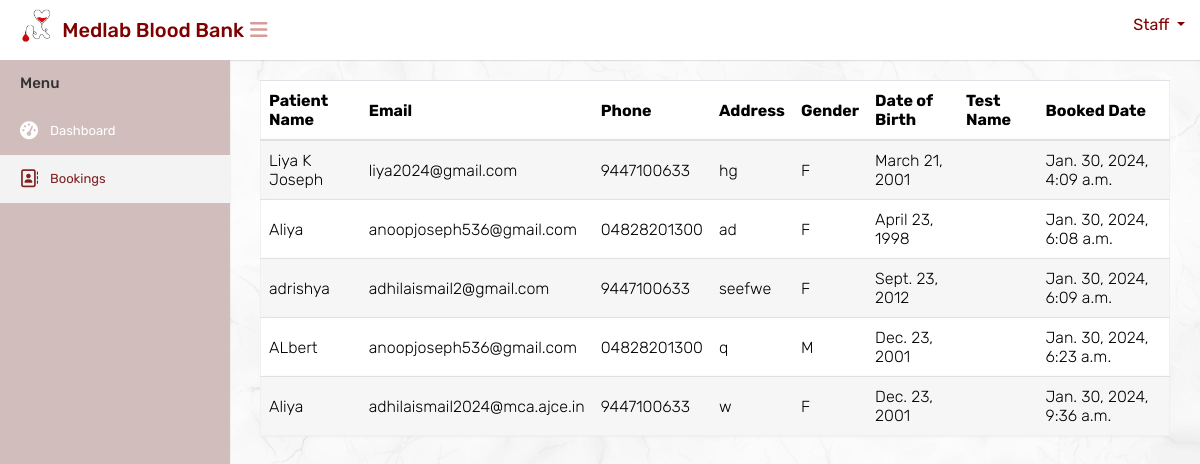
Page /labtestbookings on the earlier database version.
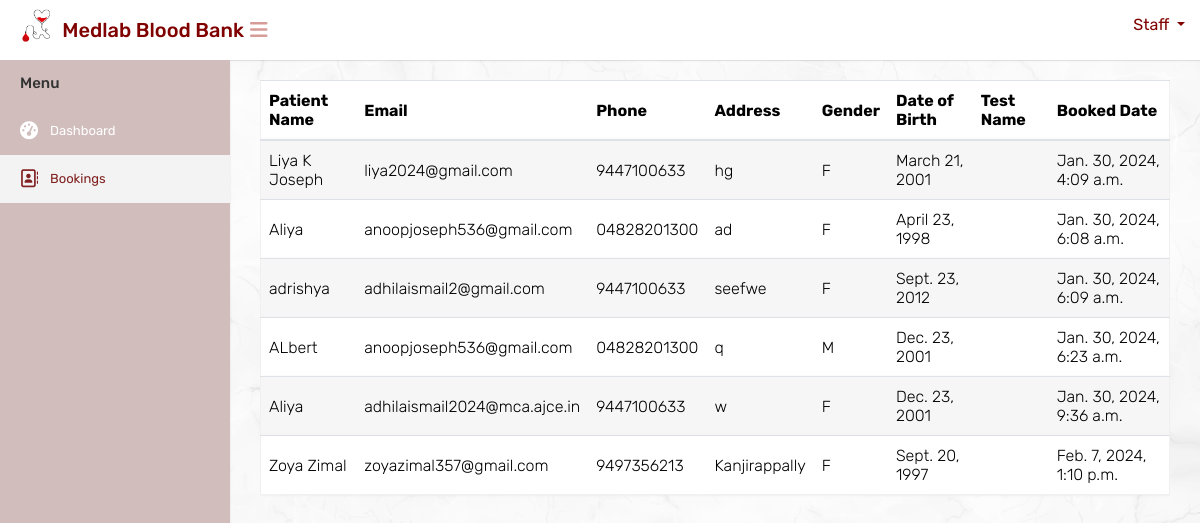
Same page on the later database version.
### website/models.py (models this page shows, shortened)
class Booking(models.Model):
    patient = models.ForeignKey(Patient, on_delete=models.CASCADE)
    booked_date = models.DateTimeField(auto_now_add=True)

class Patient(models.Model):
    full_name = models.CharField(max_length=255)
    email = models.EmailField()
    phone = models.CharField(max_length=15)
    address = models.TextField()
    gender = models.CharField(max_length=1, choices=[('M', 'Male'), ('F', 'Female'), ('O', 'Other')])
    date_of_birth = models.DateField()
    selected_test = models.ForeignKey(LaboratoryTest, on_delete=models.SET_NULL, null=True, blank=True)

### website/views.py (the view)
# urls.py: path('labtestbookings',views.labtestbookings, name='labtestbookings'),
def labtestbookings(request):
    appointments = Booking.objects.all()
    test_name= Patient.objects
    context = {'appointments': appointments}
    return render(request, 'labstaff/viewbookings.html', context)

### templates/labstaff/viewbookings.html (shortened to what this page needs)
{% load static %}
<html lang="en">
<head>
    <link rel="stylesheet" type="text/css" href="{% static 'mainuser/css/bootstrap.min.css' %}">
    <link rel="stylesheet" type="text/css" href="{% static 'mainuser/css/font-awesome.min.css' %}">
    <link rel="stylesheet" type="text/css" href="{% static 'mainuser/css/select2.min.css' %}">
    <link rel="stylesheet" type="text/css" href="{% static 'mainuser/css/style.css' %}">
</head>
<body>
    <div class="main-wrapper">
        <div class="header" style="background-color:white;height:60px;">
			<div class="header-left">
				<a href="{% url 'adminindex' %}" class="logo" style="color: black;">
					<img src="{% static 'mainuser/img/logocopy.png' %}" width="75" height="40" alt="" style="margin-left:15px"> <span style="color: maroon;font-size: 20px;margin-top:10px; margin-left:-10px;white-space: nowrap;">Medlab Blood Bank</span>
				</a>
			</div>
			<a id="toggle_btn" href="javascript:void(0);" style="color:#d69c98;margin-top:20px;margin-left:10px;"><i class="fa fa-bars"></i></a>
            <ul class="nav user-menu float-right">
                <li class="nav-item dropdown has-arrow">
                    <a href="#" class="dropdown-toggle nav-link user-link" data-toggle="dropdown"style="color:maroon">
						<span style="color:maroon;">Staff</span>
                    </a>
                </li>
            </ul>
        </div>
        <div class="sidebar" id="sidebar">
            <div class="sidebar-inner slimscroll">
                <div id="sidebar-menu" class="sidebar-menu">
                    <ul>
                        <li class="menu-title">Menu</li>
                        <li>
                            <a href="{% url 'labstaffindex' %}"><i class="fa fa-dashboard"></i> <span>Dashboard</span></a>
                        </li>
						<li  class="active">
                            <a href="{% url 'labtestbookings' %}"><i class="fa fa-address-book-o"></i> <span>Bookings</span></a>
                        </li>
                    </ul>
                </div>
            </div>
        </div>
        <div class="page-wrapper">
            <div class="content">
                <div class="row">
                    <div class="col-md-12">
                        <div class="table-responsive">
                            <table class="table table-striped custom-table">
                                <thead>
                                    <tr>
                                        <th>Patient Name</th>
                                        <th>Email</th>
                                        <th>Phone</th>
                                        <th>Address</th>
                                        <th>Gender</th>
                                        <th>Date of Birth</th>
                                        <th>Test Name</th>
                                        <th>Booked Date</th>
                                    </tr>
                                </thead>
                                <tbody>
                                    {% for appointment in appointments %}
                                        <tr>
                                            <td>{{ appointment.patient.full_name }}</td>
                                            <td>{{ appointment.patient.email }}</td>
                                            <td>{{ appointment.patient.phone }}</td>
                                            <td>{{ appointment.patient.address }}</td>
                                            <td>{{ appointment.patient.gender }}</td>
                                            <td>{{ appointment.patient.date_of_birth }}</td>
                                            <td>{{ appointment.patient.selected_test.test_name }}</td>
                                            <td>{{ appointment.booked_date }}</td>
                                        </tr>
                                    {% endfor %}
                                </tbody>
                            </table>
                        </div>
                    </div>
                </div>
            </div>
		</div>
    </div>
</body>
</html>

Differences in the rows shown:
added Booking: patient.full_name "Zoya Zimal", patient.email "zoyazimal357@gmail.com", patient.phone "9497356213", patient.address "Kanjirappally", patient.gender "F", patient.date_of_birth "Sept. 20, 1997", booked_date "Feb. 7, 2024, 1:10 p.m."
